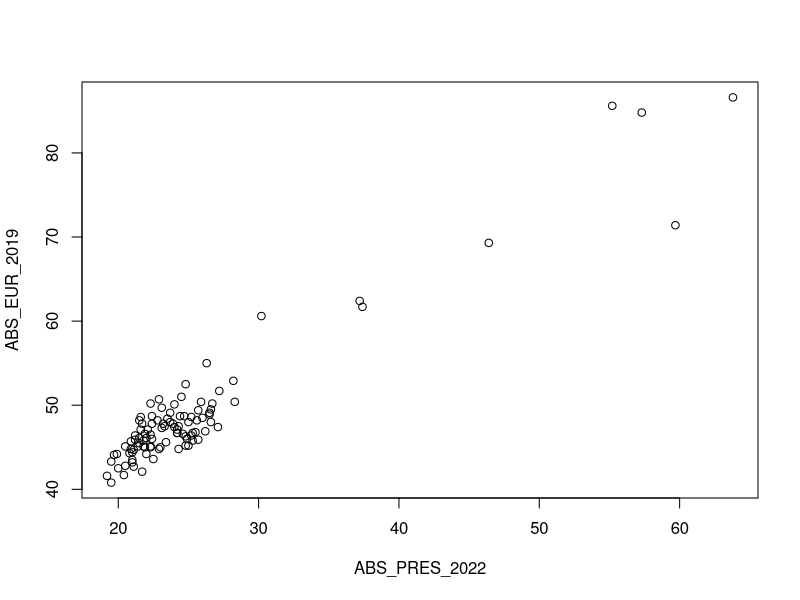
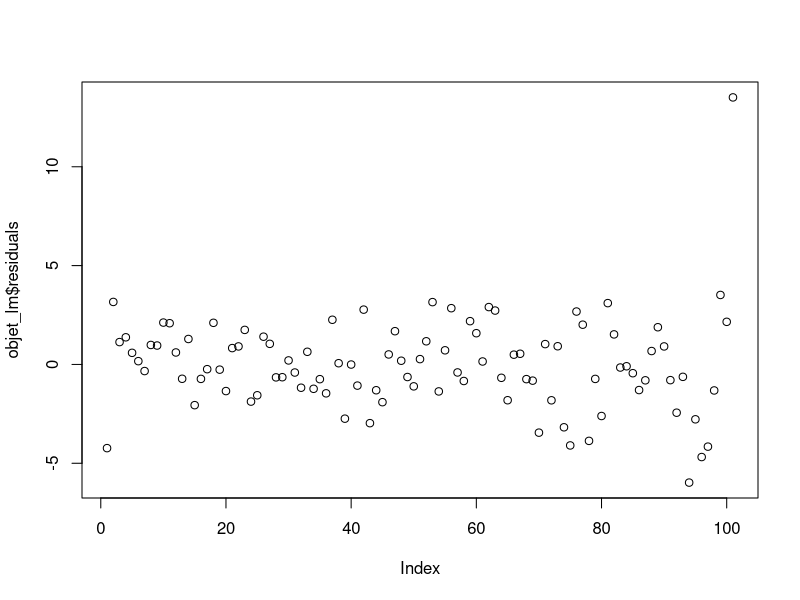

R code for these plots, in order:
## ---- chunk 1
# knitr::opts_chunk$set(eval = FALSE)
# knitr::opts_chunk$set(tidy = FALSE)
# knitr::opts_chunk$set(echo = TRUE, message = FALSE, warning = FALSE, results='hide',error=TRUE,eval = FALSE)
## ---- chunk 2
# Chargement des packages nécessaires

library(tidyverse)
library(MASS)
#install.packages("ellipse")
library(ellipse)
#install.packages("corrplot")
library(corrplot)
## ---- chunk 3


abst <- read.csv2('abstentions.csv') #Quand il y a un séparateur utilsier directement csv2
summary(abst)


## ---- chunk 4

num_abst <- abst %>%  
  mutate(across(.cols = -DEP, .fns = as.numeric))

## ---- chunk 5

plot(data = num_abst, ABS_EUR_2019~ABS_PRES_2022 )


## ---- chunk 6


B1 <- cov(num_abst$ABS_EUR_2019, num_abst$ABS_PRES_2022)/ var(num_abst$ABS_EUR_2019) #Sur R cov et var sont corrigé en fact 1/n-1

B0 <- num_abst$ABS_PRES_2022 - B1*num_abst$ABS_EUR_2019


## ---- chunk 7

objet_lm <- lm(data = num_abst, ABS_PRES_2022~ABS_EUR_2019)
summary(objet_lm)

## ---- chunk 8
plot(objet_lm$residuals)

## ---- chunk 9


## ---- chunk 10

num_abst[which.max(objet_lm$residuals),]

## ---- chunk 11

num_abst_sansmayotte <- num_abst[1:100,]
lm_sansmayotte <- lm(data = num_abst_sansmayotte,ABS_PRES_2022~ABS_EUR_2019)
summary(lm_sansmayotte)

## ---- chunk 12

## ---- chunk 13

abst_sansvm <- num_abst_sansmayotte %>% 
  filter(!if_any(.cols = everything(), .fns = is.na))

## ---- chunk 14

## ---- chunk 15

## ---- chunk 16

## ---- chunk 17

## ---- chunk 18

## ---- chunk 19

## ---- chunk 20

## ---- chunk 21

## ---- chunk 22

## ---- chunk 23

## ---- chunk 24

## ---- chunk 25

## ---- chunk 26

## ---- chunk 27
